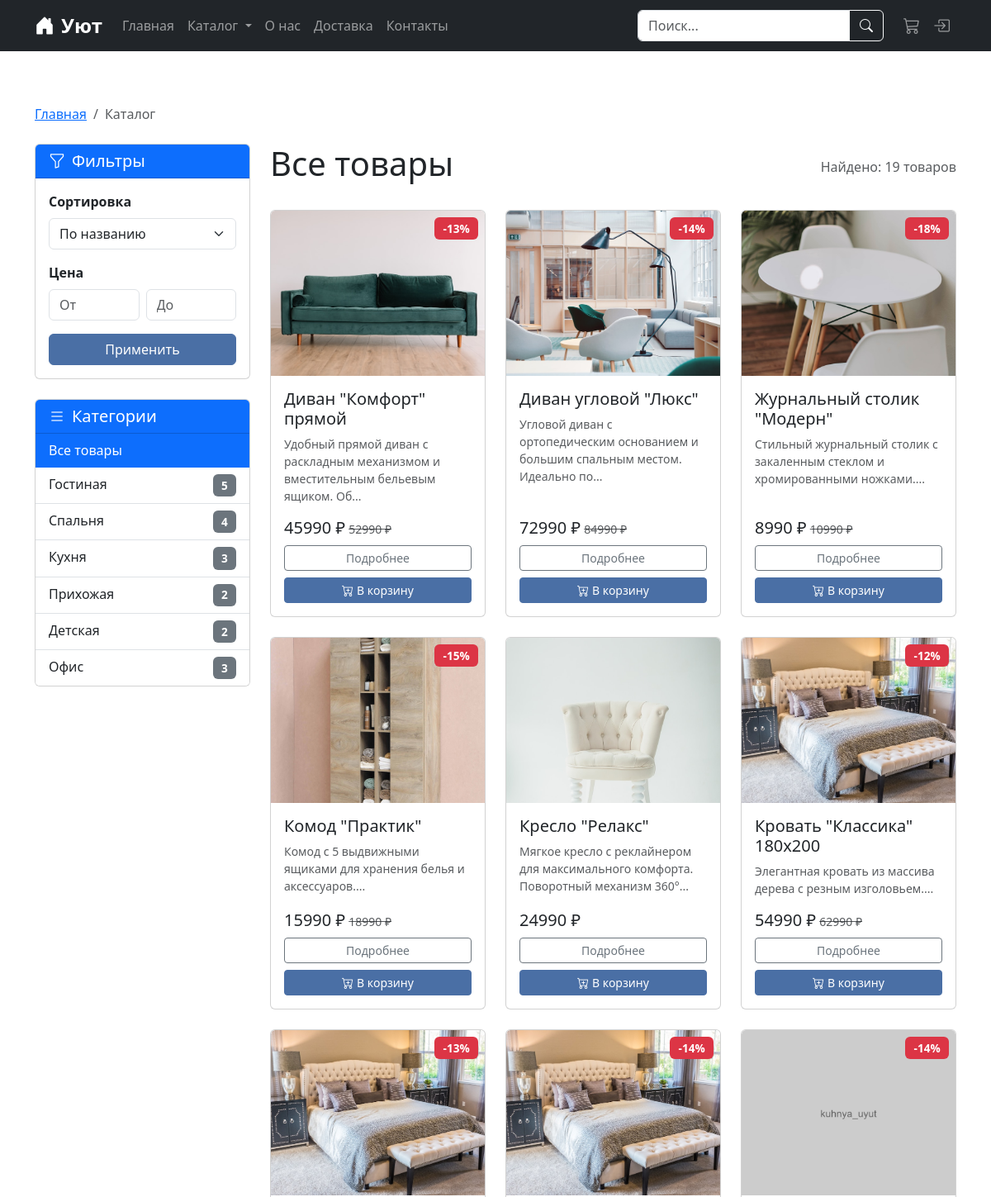
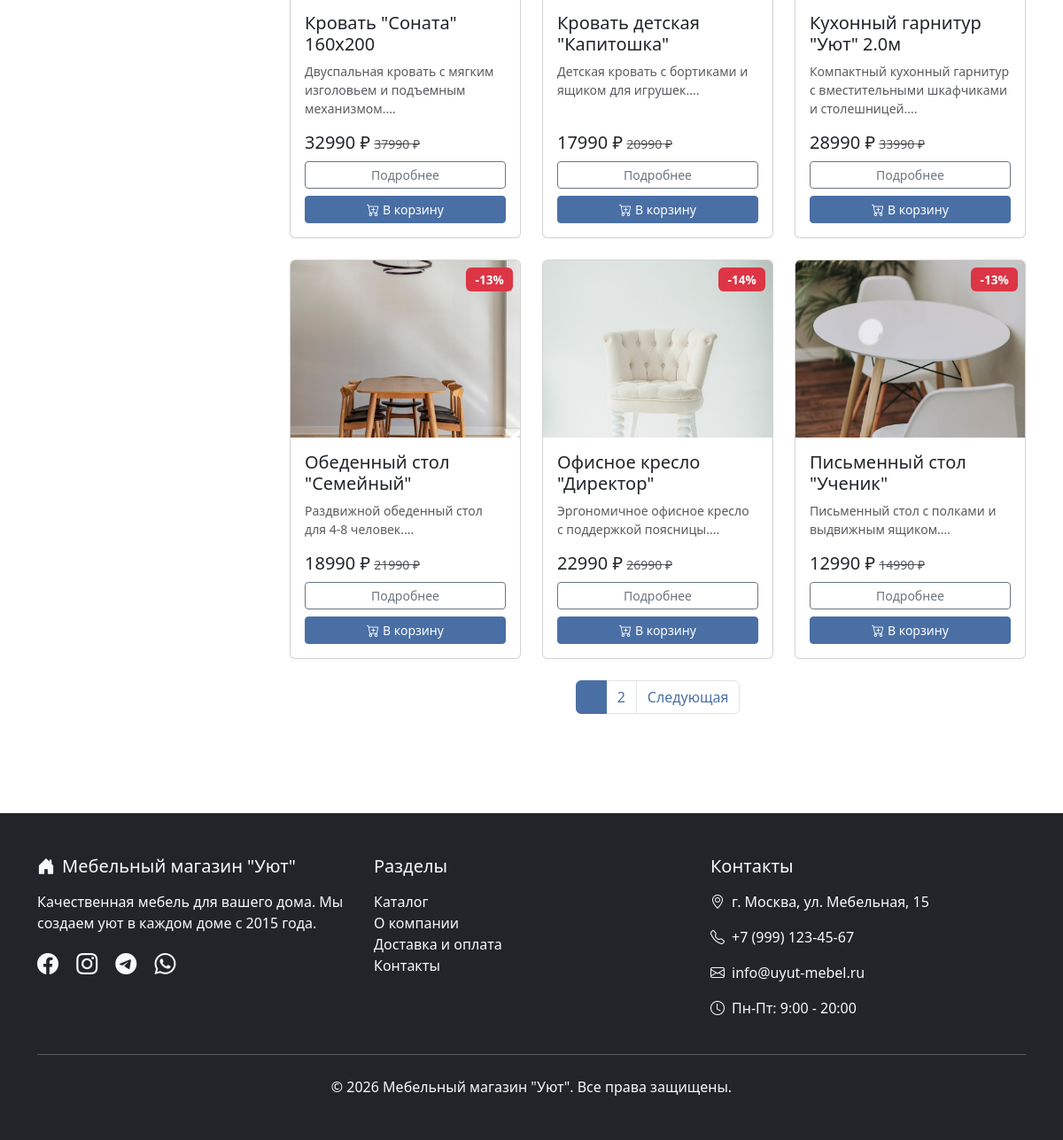
Page /catalog/ on the committed database (2 pictures, top to bottom).
### app/models.py (models this page shows, shortened)
class Category(db.Model):
    __tablename__ = 'categories'
    id = db.Column(db.Integer, primary_key=True)
    name = db.Column(db.String(100), nullable=False)
    slug = db.Column(db.String(100), unique=True, nullable=False)
    description = db.Column(db.Text)
    image = db.Column(db.String(200))
    parent_id = db.Column(db.Integer, db.ForeignKey('categories.id'))
    children = db.relationship('Category', backref=db.backref('parent', remote_side=[id]), lazy='dynamic')
    products = db.relationship('Product', backref='category', lazy='dynamic')

class Product(db.Model):
    __tablename__ = 'products'
    id = db.Column(db.Integer, primary_key=True)
    name = db.Column(db.String(200), nullable=False)
    slug = db.Column(db.String(200), unique=True, nullable=False)
    description = db.Column(db.Text)
    price = db.Column(db.Float, nullable=False)
    old_price = db.Column(db.Float)
    stock = db.Column(db.Integer, default=0)
    image = db.Column(db.String(200))
    images = db.Column(db.Text)  # JSON string of additional images
    material = db.Column(db.String(100))
    dimensions = db.Column(db.String(100))
    color = db.Column(db.String(50))
    weight = db.Column(db.Float)
    is_featured = db.Column(db.Boolean, default=False)
    is_active = db.Column(db.Boolean, default=True)
    created_at = db.Column(db.DateTime, default=datetime.utcnow)
    category_id = db.Column(db.Integer, db.ForeignKey('categories.id'))
    order_items = db.relationship('OrderItem', backref='product', lazy='dynamic')
    cart_items = db.relationship('CartItem', backref='product', lazy='dynamic')
    reviews = db.relationship('Review', backref='product', lazy='dynamic')
    @property
    def discount_percent(self):
        if self.old_price and self.old_price > self.price:
            return int((1 - self.price / self.old_price) * 100)
        return 0

### app/routes.py (the view)
@app.route('/catalog/')
@app.route('/catalog/<slug>/')
def catalog(slug=None):
    page = request.args.get('page', 1, type=int)
    sort = request.args.get('sort', 'name')
    min_price = request.args.get('min_price', type=float)
    max_price = request.args.get('max_price', type=float)
    query = Product.query.filter_by(is_active=True)
    category = None
    if slug:
        category = Category.query.filter_by(slug=slug).first_or_404()
        category_ids = [category.id]
        for child in category.children:
            category_ids.append(child.id)
        query = query.filter(Product.category_id.in_(category_ids))
    if min_price is not None:
        query = query.filter(Product.price >= min_price)
    if max_price is not None:
        query = query.filter(Product.price <= max_price)
    if sort == 'price_asc':
        query = query.order_by(Product.price.asc())
    elif sort == 'price_desc':
        query = query.order_by(Product.price.desc())
    elif sort == 'newest':
        query = query.order_by(Product.created_at.desc())
    else:
        query = query.order_by(Product.name.asc())
    products = query.paginate(page=page, per_page=12, error_out=False)
    return render_template('catalog.html', products=products, category=category, sort=sort)

### app/templates/catalog.html (shortened to what this page needs)
{% extends "base.html" %}
{% block content %}
<section class="catalog-section py-5">
    <div class="container">
        <nav aria-label="breadcrumb" class="mb-4">
            <ol class="breadcrumb">
                <li class="breadcrumb-item"><a href="{{ url_for('index') }}">Главная</a></li>
                {% if category %}
                <li class="breadcrumb-item"><a href="{{ url_for('catalog') }}">Каталог</a></li>
                <li class="breadcrumb-item active">{{ category.name }}</li>
                {% else %}
                <li class="breadcrumb-item active">Каталог</li>
                {% endif %}
            </ol>
        </nav>
        <div class="row">
            <div class="col-lg-3">
                <div class="card mb-4">
                    <div class="card-header bg-primary text-white">
                        <h5 class="mb-0"><i class="bi bi-funnel me-2"></i>Фильтры</h5>
                    </div>
                    <div class="card-body">
                        <form method="get" action="{{ url_for('catalog', slug=category.slug if category else None) }}">
                            <div class="mb-3">
                                <label class="form-label fw-bold">Сортировка</label>
                                <select class="form-select" name="sort">
                                    <option value="name" {% if sort == 'name' %}selected{% endif %}>По названию</option>
                                </select>
                            </div>
                            <div class="mb-3">
                                <label class="form-label fw-bold">Цена</label>
                                <div class="row g-2">
                                    <div class="col-6">
                                        <input type="number" class="form-control" name="min_price" placeholder="От" value="{{ request.args.get('min_price', '') }}">
                                    </div>
                                    <div class="col-6">
                                        <input type="number" class="form-control" name="max_price" placeholder="До" value="{{ request.args.get('max_price', '') }}">
                                    </div>
                                </div>
                            </div>
                            <button type="submit" class="btn btn-primary w-100">Применить</button>
                        </form>
                    </div>
                </div>
                <div class="card">
                    <div class="card-header bg-primary text-white">
                        <h5 class="mb-0"><i class="bi bi-list me-2"></i>Категории</h5>
                    </div>
                    <div class="list-group list-group-flush">
                        <a href="{{ url_for('catalog') }}" class="list-group-item list-group-item-action {% if not category %}active{% endif %}">
                            Все товары
                        </a>
                        {% for cat in categories %}
                        <a href="{{ url_for('catalog', slug=cat.slug) }}" class="list-group-item list-group-item-action {% if category and category.id == cat.id %}active{% endif %}">
                            {{ cat.name }}
                            <span class="badge bg-secondary float-end">{{ cat.products.count() }}</span>
                        </a>
                        {% endfor %}
                    </div>
                </div>
            </div>
            <div class="col-lg-9">
                <div class="d-flex justify-content-between align-items-center mb-4">
                    <h1>{{ category.name if category else 'Все товары' }}</h1>
                    <span class="text-muted">Найдено: {{ products.total }} товаров</span>
                </div>
                {% if products.items %}
                <div class="row g-4">
                    {% for product in products.items %}
                    <div class="col-md-4">
                        <div class="card product-card h-100">
                            <div class="position-relative">
                                <div class="product-image-wrapper">
                                    {% if product.image %}
                                    <img src="{{ url_for('static', filename='images/products/' + product.image) }}" class="card-img-top product-image" alt="{{ product.name }}">
                                    {% else %}
                                    <div class="bg-light d-flex align-items-center justify-content-center" style="height: 200px;">
                                        <i class="bi bi-image display-4 text-muted"></i>
                                    </div>
                                    {% endif %}
                                </div>
                                {% if product.discount_percent > 0 %}
                                <span class="badge bg-danger position-absolute top-0 end-0 m-2">-{{ product.discount_percent }}%</span>
                                {% endif %}
                            </div>
                            <div class="card-body d-flex flex-column">
                                <h5 class="card-title">{{ product.name }}</h5>
                                <p class="card-text text-muted small flex-grow-1">{{ product.description[:80] if product.description else '' }}...</p>
                                <div class="mt-auto">
                                    <div class="d-flex justify-content-between align-items-center mb-2">
                                        <div>
                                            <span class="h5 mb-0">{{ "%.0f"|format(product.price) }} ₽</span>
                                            {% if product.old_price %}
                                            <small class="text-muted text-decoration-line-through">{{ "%.0f"|format(product.old_price) }} ₽</small>
                                            {% endif %}
                                        </div>
                                    </div>
                                    <div class="d-grid gap-2">
                                        <a href="{{ url_for('product_detail', slug=product.slug) }}" class="btn btn-outline-secondary btn-sm">Подробнее</a>
                                        {% if product.stock > 0 %}
                                        <form action="{{ url_for('add_to_cart', product_id=product.id) }}" method="post">
                                            <button type="submit" class="btn btn-primary btn-sm w-100"><i class="bi bi-cart-plus me-1"></i>В корзину</button>
                                        </form>
                                        {% endif %}
                                    </div>
                                </div>
                            </div>
                        </div>
                    </div>
                    {% endfor %}
                </div>
                {% if products.pages > 1 %}
                <nav class="mt-4">
                    <ul class="pagination justify-content-center">
                        {% for page_num in products.iter_pages() %}
                            {% if page_num %}
                                {% if page_num != products.page %}
                                <li class="page-item"><a class="page-link" href="{{ url_for('catalog', slug=category.slug if category else None, page=page_num, sort=sort, min_price=request.args.get('min_price'), max_price=request.args.get('max_price')) }}">{{ page_num }}</a></li>
                                {% else %}
                                <li class="page-item active"><span class="page-link">{{ page_num }}</span></li>
                                {% endif %}
                            {% else %}
                            <li class="page-item disabled"><span class="page-link">...</span></li>
                            {% endif %}
                        {% endfor %}
                        {% if products.has_next %}
                        <li class="page-item">
                            <a class="page-link" href="{{ url_for('catalog', slug=category.slug if category else None, page=products.next_num, sort=sort, min_price=request.args.get('min_price'), max_price=request.args.get('max_price')) }}">Следующая</a>
                        </li>
                        {% endif %}
                    </ul>
                </nav>
                {% endif %}
                {% endif %}
            </div>
        </div>
    </div>
</section>
{% endblock %}

### rows in the picture
Category: name "Гостиная", products.count "5"
Category: name "Спальня", products.count "4"
Category: name "Кухня", products.count "3"
Category: name "Прихожая", products.count "2"
Category: name "Детская", products.count "2"
Category: name "Офис", products.count "3"
Product: image (picture), discount_percent "13", name "Диван \"Комфорт\" прямой", description "Удобный прямой диван с раскладным механизмом и вместительным бельевым ящиком. Об", price "45990", old_price "52990"
Product: image (picture), discount_percent "14", name "Диван угловой \"Люкс\"", description "Угловой диван с ортопедическим основанием и большим спальным местом. Идеально по", price "72990", old_price "84990"
Product: image (picture), discount_percent "18", name "Журнальный столик \"Модерн\"", description "Стильный журнальный столик с закаленным стеклом и хромированными ножками.", price "8990", old_price "10990"
Product: image (picture), discount_percent "15", name "Комод \"Практик\"", description "Комод с 5 выдвижными ящиками для хранения белья и аксессуаров.", price "15990", old_price "18990"
Product: image (picture), name "Кресло \"Релакс\"", description "Мягкое кресло с реклайнером для максимального комфорта. Поворотный механизм 360°", price "24990"
Product: image (picture), discount_percent "12", name "Кровать \"Классика\" 180x200", description "Элегантная кровать из массива дерева с резным изголовьем.", price "54990", old_price "62990"
Product: image (picture), discount_percent "13", name "Кровать \"Соната\" 160x200", description "Двуспальная кровать с мягким изголовьем и подъемным механизмом.", price "32990", old_price "37990"
Product: image (picture), discount_percent "14", name "Кровать детская \"Капитошка\"", description "Детская кровать с бортиками и ящиком для игрушек.", price "17990", old_price "20990"
Product: image (picture), discount_percent "14", name "Кухонный гарнитур \"Уют\" 2.0м", description "Компактный кухонный гарнитур с вместительными шкафчиками и столешницей.", price "28990", old_price "33990"
Product: image (picture), discount_percent "13", name "Обеденный стол \"Семейный\"", description "Раздвижной обеденный стол для 4-8 человек.", price "18990", old_price "21990"
Product: image (picture), discount_percent "14", name "Офисное кресло \"Директор\"", description "Эргономичное офисное кресло с поддержкой поясницы.", price "22990", old_price "26990"
Product: image (picture), discount_percent "13", name "Письменный стол \"Ученик\"", description "Письменный стол с полками и выдвижным ящиком.", price "12990", old_price "14990"

### other values in the picture
{{ category.name if category else 'Все товары' }} "Все товары"
{{ products.total }} "19"
{{ page_num }} "2"
